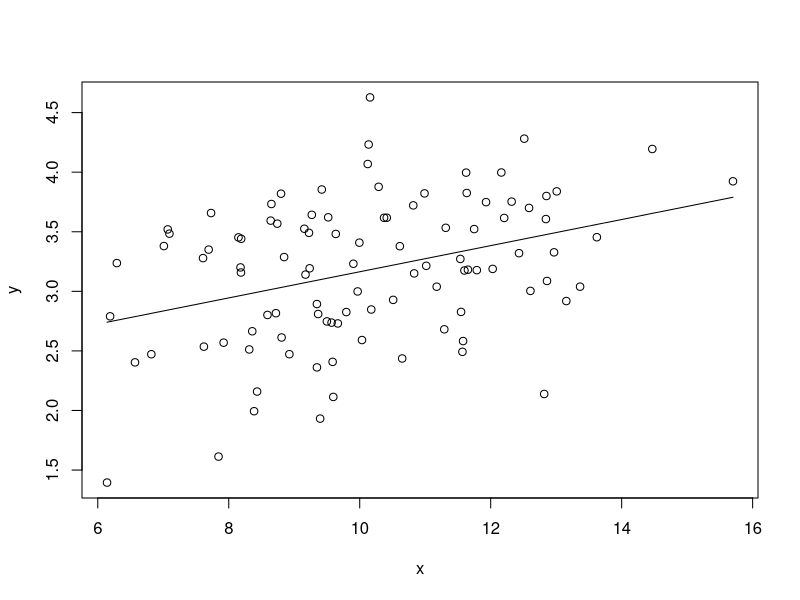

Recreate this plot in R.
## ---- chunk 1
#| echo: true
x <- rnorm(n = 100, mean = 10, sd = 2)
y <- x^(1/2) + rnorm(n = 100, mean = 0, sd = 0.5)
my_model <- lm(y ~ x)
plot(x, y)
lines(x = x, y = my_model$fitted)
